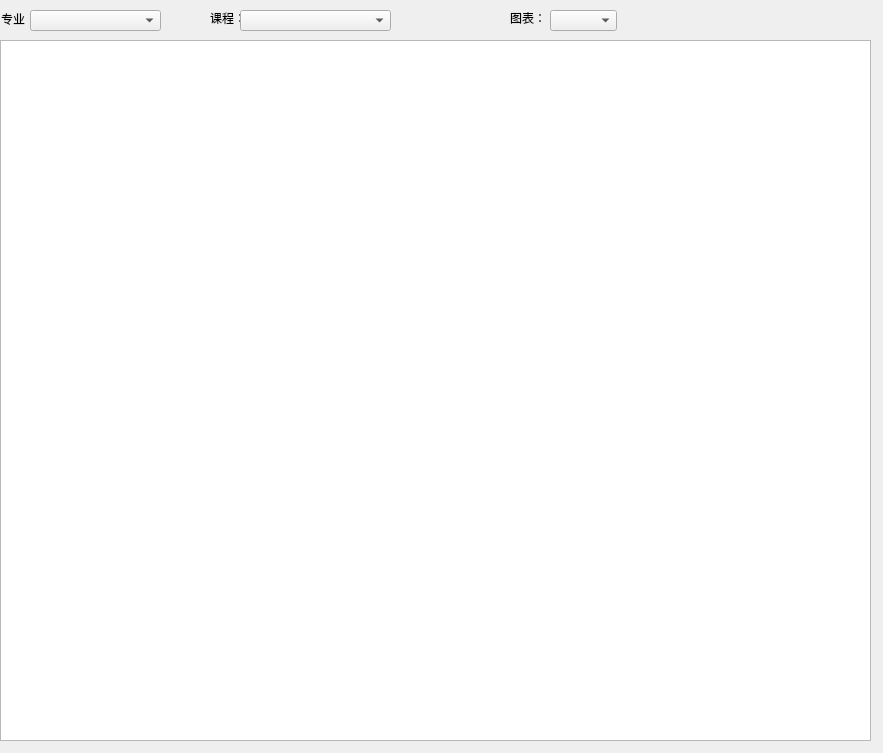
<?xml version="1.0" encoding="UTF-8"?>
<ui version="4.0">
 <class>ScoreAnalysis</class>
 <widget class="QMainWindow" name="ScoreAnalysis">
  <property name="geometry">
   <rect>
    <x>0</x>
    <y>0</y>
    <width>883</width>
    <height>753</height>
   </rect>
  </property>
  <property name="windowTitle">
   <string>成绩统计与分析</string>
  </property>
  <property name="windowIcon">
   <iconset resource="../rc.qrc">
    <normaloff>:/ico/images/appstu.ICO</normaloff>:/ico/images/appstu.ICO</iconset>
  </property>
  <widget class="QWidget" name="centralwidget">
   <widget class="QChartView" name="graphicsView">
    <property name="geometry">
     <rect>
      <x>0</x>
      <y>40</y>
      <width>871</width>
      <height>701</height>
     </rect>
    </property>
   </widget>
   <widget class="QLabel" name="label">
    <property name="geometry">
     <rect>
      <x>210</x>
      <y>10</y>
      <width>36</width>
      <height>16</height>
     </rect>
    </property>
    <property name="text">
     <string>课程：</string>
    </property>
   </widget>
   <widget class="QLabel" name="label_2">
    <property name="geometry">
     <rect>
      <x>1</x>
      <y>11</y>
      <width>36</width>
      <height>16</height>
     </rect>
    </property>
    <property name="text">
     <string>专业：</string>
    </property>
   </widget>
   <widget class="QComboBox" name="cboxMajor">
    <property name="geometry">
     <rect>
      <x>30</x>
      <y>10</y>
      <width>131</width>
      <height>21</height>
     </rect>
    </property>
   </widget>
   <widget class="QComboBox" name="cboxSub">
    <property name="geometry">
     <rect>
      <x>240</x>
      <y>10</y>
      <width>151</width>
      <height>21</height>
     </rect>
    </property>
   </widget>
   <widget class="QLabel" name="label_3">
    <property name="geometry">
     <rect>
      <x>510</x>
      <y>10</y>
      <width>36</width>
      <height>16</height>
     </rect>
    </property>
    <property name="text">
     <string>图表：</string>
    </property>
   </widget>
   <widget class="QComboBox" name="cboxChart">
    <property name="geometry">
     <rect>
      <x>550</x>
      <y>10</y>
      <width>67</width>
      <height>21</height>
     </rect>
    </property>
   </widget>
  </widget>
 </widget>
 <customwidgets>
  <customwidget>
   <class>QChartView</class>
   <extends>QGraphicsView</extends>
   <header>qchartview.h</header>
  </customwidget>
 </customwidgets>
 <resources>
  <include location="../rc.qrc"/>
 </resources>
 <connections/>
</ui>
